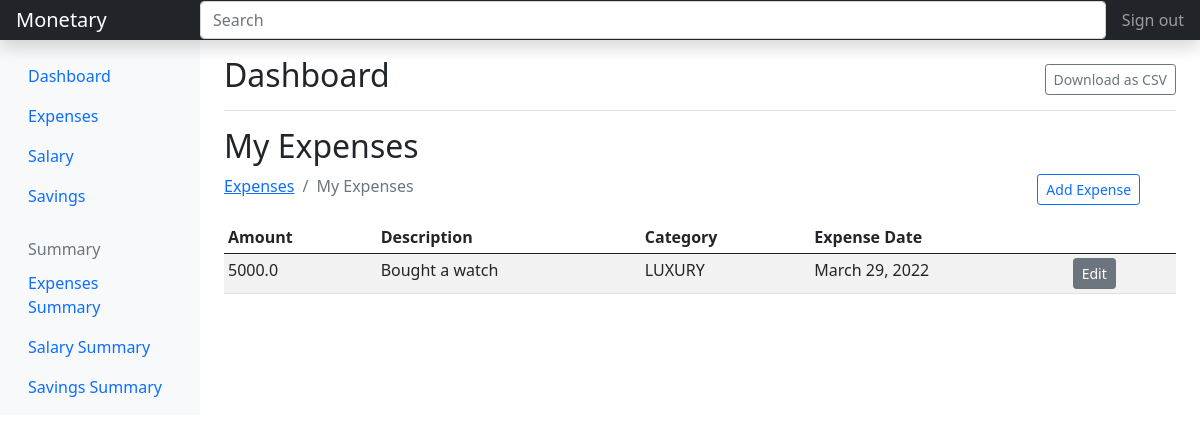
The app's page / (signed in), older data.
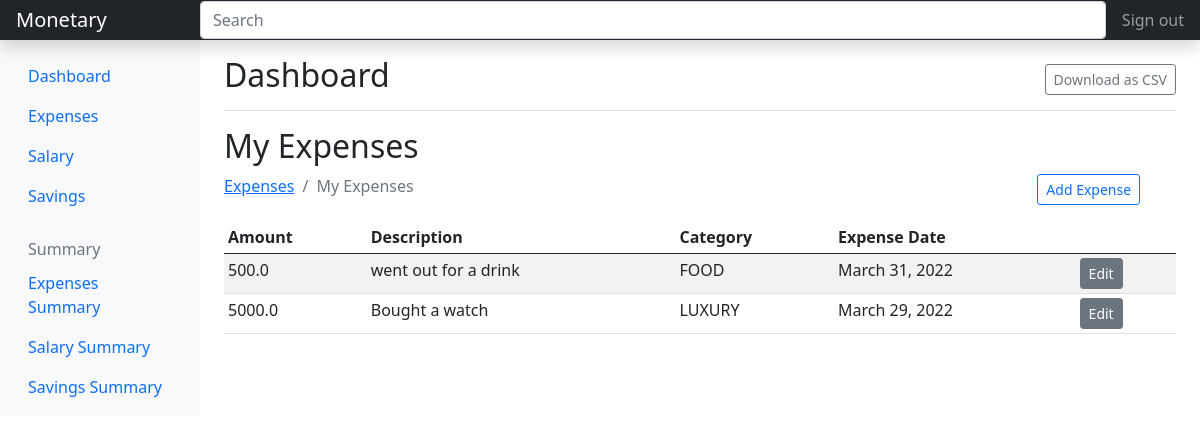
The same page, newer data.
### expenses/models.py (models this page shows, shortened)
class Expense(models.Model):
    amount = models.FloatField()
    date = models.DateField(default=now)
    description = models.TextField()
    owner = models.ForeignKey(to=User, on_delete=models.CASCADE)
    category = models.CharField(max_length=200)
    class Meta:
        ordering = ['-date']

### expenses/views.py (the view)
# urls.py: path('', views.index, name="expenses"),
@login_required(login_url='/accounts/login')
def index(request):
    categories = Category.objects.all()
    expenses = Expense.objects.filter(owner=request.user)
    paginator = Paginator(expenses, 5)
    page_num = request.GET.get('page')
    page_obj = Paginator.get_page(paginator, page_num)
    context = {
        'expenses': expenses,
        'page_obj': page_obj
    }
    return render(request, 'expenses/index.html', context)

### expenses/templates/expenses/index.html
{% extends 'base.html' %}
{% load static %}
{% block content %}
<div class="d-flex justify-content-between flex-wrap flex-md-nowrap align-items-center pt-3 pb-2 mb-3 border-bottom">
    <h1 class="h2">Dashboard</h1>
    <div class="btn-toolbar mb-2 mb-md-0">
       <a href="" class="btn btn-outline-secondary btn-sm">Download as CSV</a>
    </div>
</div>
<h2>My Expenses</h2>
<div class="row">
    <div class="col-md-10">
        <nav aria-label="breadcrumb">
            <ol class="breadcrumb">
                <li class="breadcrumb-item"><a href="">Expenses</a></li>
                <li class="breadcrumb-item active" aria-current="page">My Expenses</li>
            </ol>
        </nav>
    </div>
    <div class="col-md-2">
        <a href="{% url 'add-expenses' %}" class="btn btn-outline-primary btn-sm mb-3">Add Expense</a>
    </div>
</div>
<div class="table-responsive">
    <table class="table table-striped table-sm">
        <thead>
            <tr>
                <th>Amount</th>
                <th>Description</th>
                <th>Category</th>
                <th>Expense Date</th>
                <th></th>
            </tr>
        </thead>
        <tbody>
            {% for expense in page_obj %}
            <tr>
                <td>{{expense.amount}}</td>
                <td>{{expense.description}}</td>
                <td>{{expense.category}}</td>
                <td>{{expense.date}}</td>
                <td><a href="{% url 'expense-edit' expense.id %}" class="btn btn-secondary btn-sm">Edit</a></td>
            </tr>
            {% endfor %}
        </tbody>
    </table>
</div>
{% endblock %}

### templates/base.html (shortened to what this page needs)
{% load static %}
<!doctype html>
<html lang="en">
<head>
    <link href="https://cdn.jsdelivr.net/npm/bootstrap@5.0.2/dist/css/bootstrap.min.css" rel="stylesheet"
>
</head>
<body>
    <header class="navbar navbar-dark bg-dark flex-md-nowrap p-0 shadow">
        <a class="navbar-brand col-md-3 col-lg-2 me-0 px-3" href="#">Monetary</a>
        <input class="form-control form-control-dark w-100" type="text" placeholder="Search" aria-label="Search">
        <div class="navbar-nav">
            <div class="nav-item text-nowrap">
                <a class="nav-link px-3" href="#">Sign out</a>
            </div>
        </div>
    </header>
    <div class="container-fluid">
        <div class="row">
            <nav id="sidebarOption" class="col-md-3 col-lg-2 d-md-block bg-light sidebar collapse">
                <div class="position-sticky pt-3">
                    <ul class="nav flex-column">
                        <li class="nav-item">
                            <a class="nav-link active" aria-current="page" href="#">
                                Dashboard
                            </a>
                        </li>
                        <li class="nav-item">
                            <a class="nav-link" href="#">
                                Expenses
                            </a>
                        </li>
                        <li class="nav-item">
                            <a class="nav-link" href="#">
                                Salary
                            </a>
                        </li>
                        <li class="nav-item">
                            <a class="nav-link" href="#">
                                Savings
                            </a>
                        </li>
                    </ul>
                    <h6
                        class="sidebar-heading d-flex justify-content-between align-items-center px-3 mt-4 mb-1 text-muted">
                        <span>Summary</span>
                    </h6>
                    <ul class="nav flex-column mb-2">
                        <li class="nav-item">
                            <a class="nav-link" href="#">
                                Expenses Summary
                            </a>
                        </li>
                        <li class="nav-item">
                            <a class="nav-link" href="#">
                                Salary Summary
                            </a>
                        </li>
                        <li class="nav-item">
                            <a class="nav-link" href="#">
                                Savings Summary
                            </a>
                        </li>
                    </ul>
                </div>
            </nav>
            <main class="col-md-9 ms-sm-auto col-lg-10 px-md-4">
                {% block content %}
                {% endblock %}
            </main>
        </div>
    </div>
</body>
</html>

Row changes from the older to the newer data that the page shows:
added Expense: amount "500.0", description "went out for a drink", category "FOOD", date "March 31, 2022"
